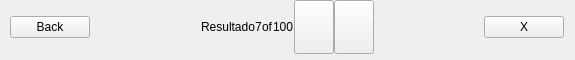
<?xml version="1.0" encoding="UTF-8"?>
<ui version="4.0">
 <class>SearchContextMenu</class>
 <widget class="QWidget" name="SearchContextMenu">
  <property name="geometry">
   <rect>
    <x>0</x>
    <y>0</y>
    <width>575</width>
    <height>60</height>
   </rect>
  </property>
  <property name="minimumSize">
   <size>
    <width>407</width>
    <height>42</height>
   </size>
  </property>
  <property name="maximumSize">
   <size>
    <width>575</width>
    <height>800</height>
   </size>
  </property>
  <property name="focusPolicy">
   <enum>Qt::StrongFocus</enum>
  </property>
  <property name="windowTitle">
   <string notr="true">Form</string>
  </property>
  <property name="styleSheet">
   <string notr="true" />
  </property>
  <property name="windowFilePath">
   <string />
  </property>
  <widget class="QWidget" name="SearchContextMenuCont" native="true">
   <property name="geometry">
    <rect>
     <x>0</x>
     <y>0</y>
     <width>574</width>
     <height>54</height>
    </rect>
   </property>
   <layout class="QHBoxLayout" name="horizontalLayout">
    <property name="spacing">
     <number>0</number>
    </property>
    <property name="leftMargin">
     <number>10</number>
    </property>
    <property name="topMargin">
     <number>0</number>
    </property>
    <property name="rightMargin">
     <number>10</number>
    </property>
    <property name="bottomMargin">
     <number>0</number>
    </property>
    <item>
     <widget class="SilentQPushButton" name="listButton">
      <property name="sizePolicy">
       <sizepolicy hsizetype="Fixed" vsizetype="Fixed">
        <horstretch>0</horstretch>
        <verstretch>0</verstretch>
       </sizepolicy>
      </property>
      <property name="maximumSize">
       <size>
        <width>200</width>
        <height>16777215</height>
       </size>
      </property>
      <property name="focusPolicy">
       <enum>Qt::NoFocus</enum>
      </property>
      <property name="styleSheet">
       <string notr="true">border-color: rgb(0, 0, 0);</string>
      </property>
      <property name="text">
       <string>Back</string>
      </property>
     </widget>
    </item>
    <item>
     <spacer name="horizontalSpacer">
      <property name="orientation">
       <enum>Qt::Horizontal</enum>
      </property>
      <property name="sizeHint" stdset="0">
       <size>
        <width>40</width>
        <height>20</height>
       </size>
      </property>
     </spacer>
    </item>
    <item>
     <widget class="QLabel" name="resultLbl">
      <property name="text">
       <string>Resultado</string>
      </property>
     </widget>
    </item>
    <item>
     <widget class="QLabel" name="resultIndex">
      <property name="styleSheet">
       <string notr="true" />
      </property>
      <property name="text">
       <string notr="true">7</string>
      </property>
     </widget>
    </item>
    <item>
     <widget class="QLabel" name="ofLbl">
      <property name="styleSheet">
       <string notr="true" />
      </property>
      <property name="text">
       <string>of</string>
      </property>
     </widget>
    </item>
    <item>
     <widget class="QLabel" name="numResults">
      <property name="styleSheet">
       <string notr="true" />
      </property>
      <property name="text">
       <string notr="true">100</string>
      </property>
     </widget>
    </item>
    <item>
     <widget class="SilentQPushButton" name="previousButton">
      <property name="maximumSize">
       <size>
        <width>58</width>
        <height>54</height>
       </size>
      </property>
      <property name="focusPolicy">
       <enum>Qt::NoFocus</enum>
      </property>
      <property name="text">
       <string />
      </property>
     </widget>
    </item>
    <item>
     <widget class="SilentQPushButton" name="nextButton">
      <property name="maximumSize">
       <size>
        <width>56</width>
        <height>54</height>
       </size>
      </property>
      <property name="focusPolicy">
       <enum>Qt::NoFocus</enum>
      </property>
      <property name="text">
       <string />
      </property>
     </widget>
    </item>
    <item>
     <spacer name="horizontalSpacer_2">
      <property name="orientation">
       <enum>Qt::Horizontal</enum>
      </property>
      <property name="sizeHint" stdset="0">
       <size>
        <width>40</width>
        <height>20</height>
       </size>
      </property>
     </spacer>
    </item>
    <item>
     <widget class="FastQPushButton" name="closeButton">
      <property name="sizePolicy">
       <sizepolicy hsizetype="Fixed" vsizetype="Fixed">
        <horstretch>0</horstretch>
        <verstretch>0</verstretch>
       </sizepolicy>
      </property>
      <property name="minimumSize">
       <size>
        <width>0</width>
        <height>0</height>
       </size>
      </property>
      <property name="maximumSize">
       <size>
        <width>16777215</width>
        <height>16777215</height>
       </size>
      </property>
      <property name="focusPolicy">
       <enum>Qt::NoFocus</enum>
      </property>
      <property name="styleSheet">
       <string notr="true">border-color: rgb(0, 0, 0);</string>
      </property>
      <property name="text">
       <string notr="true">X</string>
      </property>
     </widget>
    </item>
   </layout>
  </widget>
 </widget>
 <customwidgets>
  <customwidget>
   <class>FastQPushButton</class>
   <extends>QPushButton</extends>
   <header>FastQPushButton.h</header>
  </customwidget>
  <customwidget>
   <class>SilentQPushButton</class>
   <extends>QPushButton</extends>
   <header>SilentQPushButton.h</header>
  </customwidget>
 </customwidgets>
 <resources>
  <include location="../ElfViewer.qrc" />
 </resources>
 <connections />
</ui>
